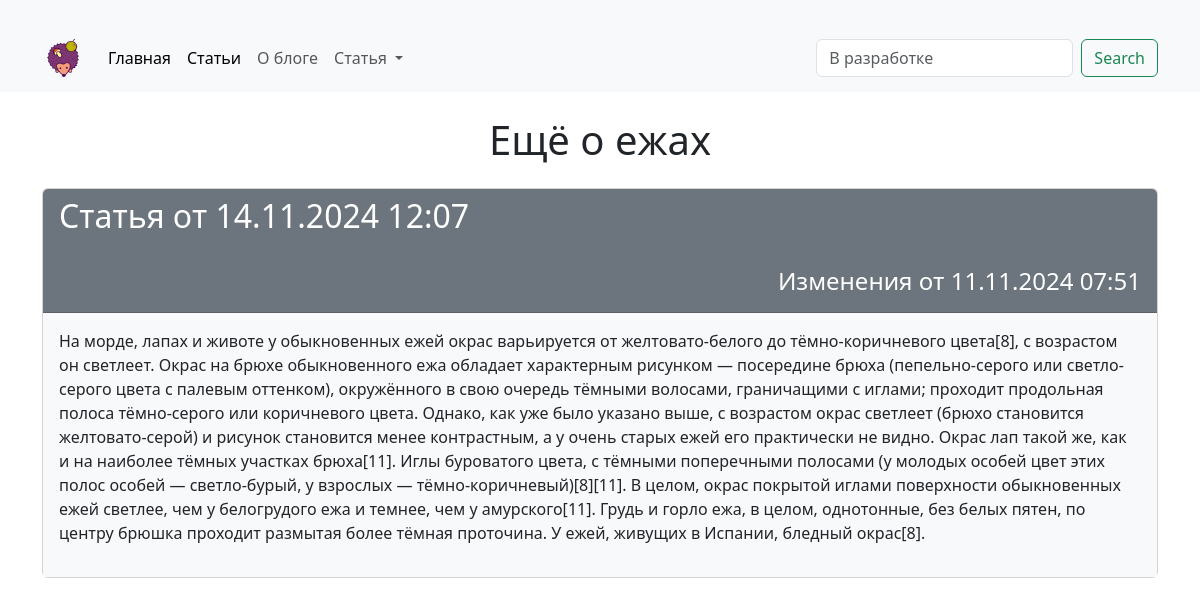
Page /articles/2/ on the committed database.
### hexlet_django_blog/article/models.py (models this page shows, shortened)
class Article(models.Model):
    name = models.CharField(max_length=200)  # название статьи
    body = models.TextField()  # тело статьи
    created_at = models.DateTimeField(auto_now_add=True)
    updated_at = models.DateTimeField(auto_now=True)

### hexlet_django_blog/article/views.py (the view)
class ArticleInfo(View):
    def get(self, request, *args, **kwargs):
        article = get_object_or_404(Article.objects, id=kwargs["article_id"])
        return render(
            request,
            "articles/info.html",
            context={
                "article": article,
            },
        )

### hexlet_django_blog/templates/articles/info.html (shortened to what this page needs)
{% extends "base.html" %}
{% block header %}{{ article.name }}{% endblock %}
{% block content %}
<div class="card">
  <div class="card-header bg-secondary text-white">
    <h2> Статья от {{ article.updated_at|date:"d.m.Y H:i" }}</h2>
    <br>
    <h4 class="text-end">Изменения от {{ article.created_at|date:"d.m.Y H:i" }}</h4>
  </div>
  <div class="card-body bg-light">
    <p>{{ article.body }}</p>
  </div>
</div>
{% endblock %}

### rows in the picture
Article: name "Ещё о ежах", updated_at "14.11.2024 12:07", created_at "11.11.2024 07:51", body "На морде, лапах и животе у обыкновенных ежей окрас варьируется от желтовато-белого до тёмно-коричневого цвета[8], с возрастом он светлеет. Окрас на брюхе обыкновенного ежа обладает характерным рисунком — посередине брюха (пепельно-серого или светло-серого цвета с палевым оттенком), окружённого в свою очередь тёмными волосами, граничащими с иглами; проходит продольная полоса тёмно-серого или коричневого цвета. Однако, как уже было указано выше, с возрастом окрас светлеет (брюхо становится желтовато-серой) и рисунок становится менее контрастным, а у очень старых ежей его практически не видно. Окрас лап такой же, как и на наиболее тёмных участках брюха[11]. Иглы буроватого цвета, с тёмными…"
